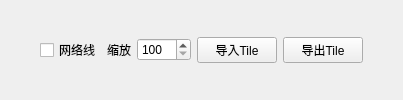
           <widget class="QWidget" name="widget_8" native="true">
            <layout class="QHBoxLayout" name="horizontalLayout_3">
             <property name="leftMargin">
              <number>0</number>
             </property>
             <property name="topMargin">
              <number>0</number>
             </property>
             <property name="rightMargin">
              <number>0</number>
             </property>
             <property name="bottomMargin">
              <number>0</number>
             </property>
             <item>
              <spacer name="horizontalSpacer_3">
               <property name="orientation">
                <enum>Qt::Horizontal</enum>
               </property>
               <property name="sizeHint" stdset="0">
                <size>
                 <width>40</width>
                 <height>20</height>
                </size>
               </property>
              </spacer>
             </item>
             <item>
              <widget class="QCheckBox" name="checkBox_ShowTilesGrid">
               <property name="text">
                <string>网络线</string>
               </property>
              </widget>
             </item>
             <item>
              <widget class="QLabel" name="label_8">
               <property name="text">
                <string>缩放</string>
               </property>
              </widget>
             </item>
             <item>
              <widget class="QSpinBox" name="spinBox_TilesZoom">
               <property name="minimum">
                <number>100</number>
               </property>
               <property name="maximum">
                <number>1600</number>
               </property>
               <property name="singleStep">
                <number>50</number>
               </property>
              </widget>
             </item>
             <item>
              <widget class="QPushButton" name="pushButton_LoadTiles">
               <property name="maximumSize">
                <size>
                 <width>80</width>
                 <height>16777215</height>
                </size>
               </property>
               <property name="text">
                <string>导入Tile</string>
               </property>
              </widget>
             </item>
             <item>
              <widget class="QPushButton" name="pushButton_SaveTiles">
               <property name="maximumSize">
                <size>
                 <width>80</width>
                 <height>16777215</height>
                </size>
               </property>
               <property name="text">
                <string>导出Tile</string>
               </property>
              </widget>
             </item>
             <item>
              <spacer name="horizontalSpacer_4">
               <property name="orientation">
                <enum>Qt::Horizontal</enum>
               </property>
               <property name="sizeHint" stdset="0">
                <size>
                 <width>40</width>
                 <height>20</height>
                </size>
               </property>
              </spacer>
             </item>
            </layout>
           </widget>
